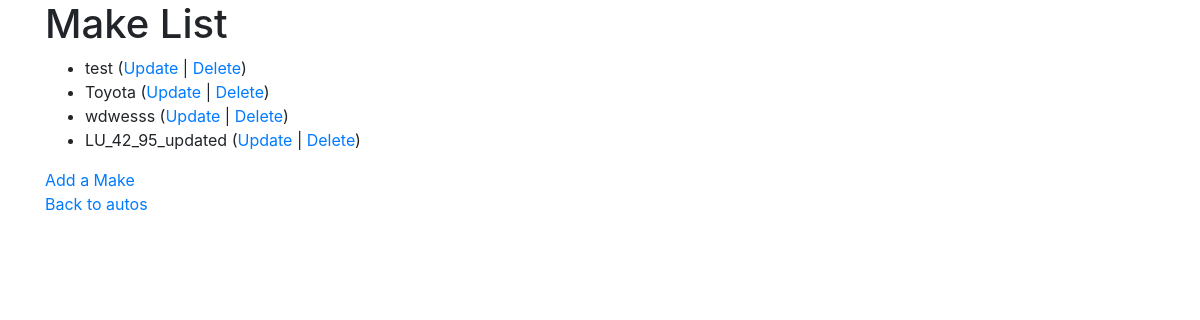
Page /autos/lookup/ (signed in) on the committed database.
### autos/models.py (models this page shows, shortened)
class Make(models.Model):
    name = models.CharField(
        max_length=200,
        help_text='Enter a make (eg:toyota)',
        validators=[
            MinLengthValidator(2, 'Make must be greater than 1 character')
        ]
    )

### autos/views.py (the view)
# urls.py: path('lookup/', views.MakeView.as_view(), name='make_list'),
class MakeView(LoginRequiredMixin, View):
    def get(self, request):
        makes = Make.objects.all()
        context = {'makes': makes}
        return render(request, 'autos/make_list.html', context)

### autos/templates/autos/make_list.html
{% extends 'base_bootstrap.html' %}
{% block content %}
    <h1>Make List</h1>
    {% if makes %}
        <ul>
            {% for make in makes %}
                <li>
                    {{ make.name }}
                    (<a href="{% url 'make_update' make.id %}">Update</a> |
                    <a href="{% url 'make_delete' make.id %}">Delete</a>)
                </li>
            {% endfor %}
        </ul>
    {% endif %}
    <a href="{% url 'make_create' %}">Add a Make</a> <br>
    <a href="{% url 'all' %}">Back to autos</a>
{% endblock %}

### rows in the picture
Make: name "test"
Make: name "Toyota"
Make: name "wdwesss"
Make: name "LU_42_95_updated"
